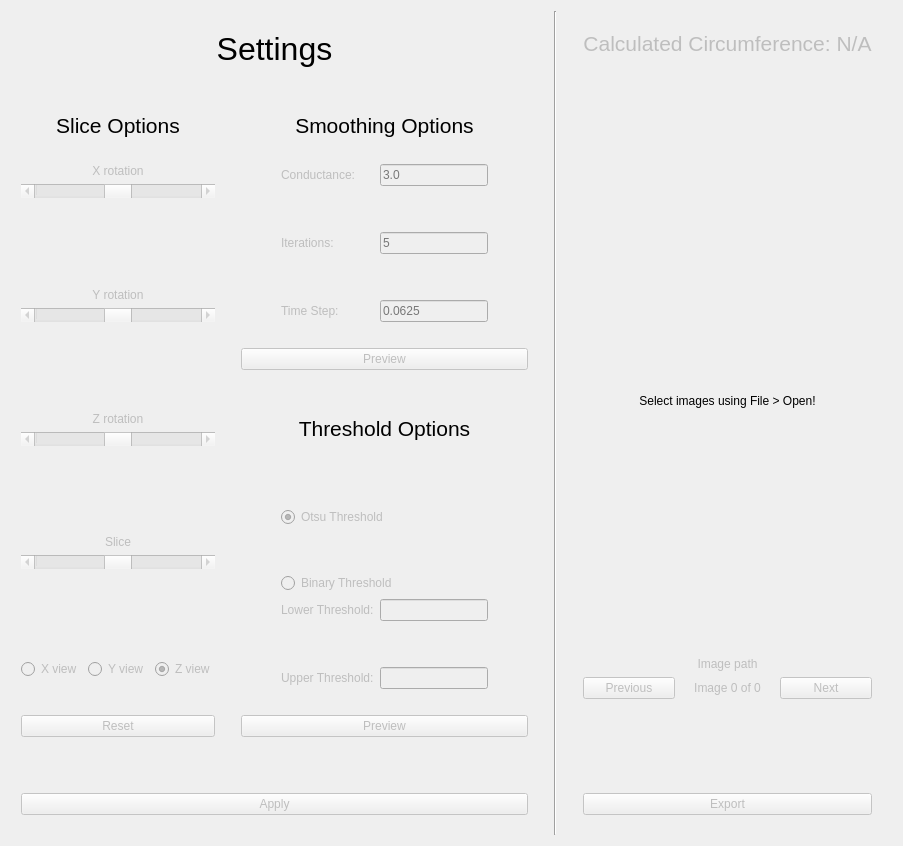
  <widget class="QWidget" name="centralwidget">
   <layout class="QHBoxLayout" name="horizontalLayout">
    <item>
     <layout class="QVBoxLayout" name="verticalLayout_8">
      <property name="leftMargin">
       <number>10</number>
      </property>
      <property name="topMargin">
       <number>20</number>
      </property>
      <property name="rightMargin">
       <number>20</number>
      </property>
      <property name="bottomMargin">
       <number>20</number>
      </property>
      <item>
       <widget class="QLabel" name="label">
        <property name="font">
         <font>
          <pointsize>24</pointsize>
         </font>
        </property>
        <property name="text">
         <string>Settings</string>
        </property>
        <property name="alignment">
         <set>Qt::AlignCenter</set>
        </property>
       </widget>
      </item>
      <item>
       <spacer name="verticalSpacer_10">
        <property name="orientation">
         <enum>Qt::Vertical</enum>
        </property>
        <property name="sizeType">
         <enum>QSizePolicy::MinimumExpanding</enum>
        </property>
        <property name="sizeHint" stdset="0">
         <size>
          <width>20</width>
          <height>40</height>
         </size>
        </property>
       </spacer>
      </item>
      <item>
       <layout class="QHBoxLayout" name="horizontalLayout_6">
        <item>
         <layout class="QVBoxLayout" name="verticalLayout_2">
          <property name="leftMargin">
           <number>0</number>
          </property>
          <property name="topMargin">
           <number>0</number>
          </property>
          <property name="rightMargin">
           <number>10</number>
          </property>
          <property name="bottomMargin">
           <number>10</number>
          </property>
          <item>
           <widget class="QLabel" name="label_10">
            <property name="sizePolicy">
             <sizepolicy hsizetype="Preferred" vsizetype="Fixed">
              <horstretch>0</horstretch>
              <verstretch>0</verstretch>
             </sizepolicy>
            </property>
            <property name="font">
             <font>
              <pointsize>16</pointsize>
             </font>
            </property>
            <property name="text">
             <string>Slice Options</string>
            </property>
            <property name="alignment">
             <set>Qt::AlignHCenter|Qt::AlignTop</set>
            </property>
           </widget>
          </item>
          <item>
           <spacer name="verticalSpacer_5">
            <property name="orientation">
             <enum>Qt::Vertical</enum>
            </property>
            <property name="sizeType">
             <enum>QSizePolicy::Fixed</enum>
            </property>
            <property name="sizeHint" stdset="0">
             <size>
              <width>20</width>
              <height>20</height>
             </size>
            </property>
           </spacer>
          </item>
          <item>
           <widget class="QLabel" name="x_rotation_label">
            <property name="enabled">
             <bool>false</bool>
            </property>
            <property name="text">
             <string>X rotation</string>
            </property>
            <property name="alignment">
             <set>Qt::AlignCenter</set>
            </property>
           </widget>
          </item>
          <item>
           <widget class="QScrollBar" name="x_slider">
            <property name="enabled">
             <bool>false</bool>
            </property>
            <property name="cursor">
             <cursorShape>ClosedHandCursor</cursorShape>
            </property>
            <property name="toolTip">
             <string>Control X rotation value. Left click on the left end or right end to decrease or increase angle by 1 degree.</string>
            </property>
            <property name="statusTip">
             <string>Control X rotation value. Left click on the left end or right end to decrease or increase angle by 1 degree.</string>
            </property>
            <property name="minimum">
             <number>-180</number>
            </property>
            <property name="maximum">
             <number>180</number>
            </property>
            <property name="orientation">
             <enum>Qt::Horizontal</enum>
            </property>
           </widget>
          </item>
          <item>
           <spacer name="verticalSpacer_4">
            <property name="orientation">
             <enum>Qt::Vertical</enum>
            </property>
            <property name="sizeHint" stdset="0">
             <size>
              <width>20</width>
              <height>40</height>
             </size>
            </property>
           </spacer>
          </item>
          <item>
           <widget class="QLabel" name="y_rotation_label">
            <property name="enabled">
             <bool>false</bool>
            </property>
            <property name="text">
             <string>Y rotation</string>
            </property>
            <property name="alignment">
             <set>Qt::AlignCenter</set>
            </property>
           </widget>
          </item>
          <item>
           <widget class="QScrollBar" name="y_slider">
            <property name="enabled">
             <bool>false</bool>
            </property>
            <property name="cursor">
             <cursorShape>ClosedHandCursor</cursorShape>
            </property>
            <property name="toolTip">
             <string>Control Y rotation value. Left click on the left end or right end to decrease or increase angle by 1 degree.</string>
            </property>
            <property name="statusTip">
             <string>Control Y rotation value. Left click on the left end or right end to decrease or increase angle by 1 degree.</string>
            </property>
            <property name="minimum">
             <number>-180</number>
            </property>
            <property name="maximum">
             <number>180</number>
            </property>
            <property name="orientation">
             <enum>Qt::Horizontal</enum>
            </property>
           </widget>
          </item>
          <item>
           <spacer name="verticalSpacer_3">
            <property name="orientation">
             <enum>Qt::Vertical</enum>
            </property>
            <property name="sizeHint" stdset="0">
             <size>
              <width>20</width>
              <height>40</height>
             </size>
            </property>
           </spacer>
          </item>
          <item>
           <widget class="QLabel" name="z_rotation_label">
            <property name="enabled">
             <bool>false</bool>
            </property>
            <property name="text">
             <string>Z rotation</string>
            </property>
            <property name="alignment">
             <set>Qt::AlignCenter</set>
            </property>
           </widget>
          </item>
          <item>
           <widget class="QScrollBar" name="z_slider">
            <property name="enabled">
             <bool>false</bool>
            </property>
            <property name="cursor">
             <cursorShape>ClosedHandCursor</cursorShape>
            </property>
            <property name="toolTip">
             <string>Control Z rotation value. Left click on the left end or right end to decrease or increase angle by 1 degree.</string>
            </property>
            <property name="statusTip">
             <string>Control Z rotation value. Left click on the left end or right end to decrease or increase angle by 1 degree.</string>
            </property>
            <property name="minimum">
             <number>-180</number>
            </property>
            <property name="maximum">
             <number>180</number>
            </property>
            <property name="orientation">
             <enum>Qt::Horizontal</enum>
            </property>
           </widget>
          </item>
          <item>
           <spacer name="verticalSpacer_2">
            <property name="orientation">
             <enum>Qt::Vertical</enum>
            </property>
            <property name="sizeHint" stdset="0">
             <size>
              <width>20</width>
              <height>40</height>
             </size>
            </property>
           </spacer>
          </item>
          <item>
           <widget class="QLabel" name="slice_num_label">
            <property name="enabled">
             <bool>false</bool>
            </property>
            <property name="text">
             <string>Slice</string>
            </property>
            <property name="alignment">
             <set>Qt::AlignCenter</set>
            </property>
           </widget>
          </item>
          <item>
           <widget class="QScrollBar" name="slice_slider">
            <property name="enabled">
             <bool>false</bool>
            </property>
            <property name="cursor">
             <cursorShape>ClosedHandCursor</cursorShape>
            </property>
            <property name="toolTip">
             <string>Control slice value. Left click on the left end or right end to decrease or increase by 1.</string>
            </property>
            <property name="statusTip">
             <string>Control slice value. Left click on the left end or right end to decrease or increase by 1.</string>
            </property>
            <property name="maximum">
             <number>180</number>
            </property>
            <property name="value">
             <number>90</number>
            </property>
            <property name="orientation">
             <enum>Qt::Horizontal</enum>
            </property>
           </widget>
          </item>
          <item>
           <spacer name="verticalSpacer_18">
            <property name="orientation">
             <enum>Qt::Vertical</enum>
            </property>
            <property name="sizeHint" stdset="0">
             <size>
              <width>20</width>
              <height>40</height>
             </size>
            </property>
           </spacer>
          </item>
          <item>
           <layout class="QHBoxLayout" name="horizontalLayout_9">
            <item>
             <widget class="QRadioButton" name="x_view_radio_button">
              <property name="enabled">
               <bool>false</bool>
              </property>
              <property name="text">
               <string>X view</string>
              </property>
              <property name="autoExclusive">
               <bool>false</bool>
              </property>
             </widget>
            </item>
            <item>
             <widget class="QRadioButton" name="y_view_radio_button">
              <property name="enabled">
               <bool>false</bool>
              </property>
              <property name="text">
               <string>Y view</string>
              </property>
              <property name="autoExclusive">
               <bool>false</bool>
              </property>
             </widget>
            </item>
            <item>
             <widget class="QRadioButton" name="z_view_radio_button">
              <property name="enabled">
               <bool>false</bool>
              </property>
              <property name="text">
               <string>Z view</string>
              </property>
              <property name="checked">
               <bool>true</bool>
              </property>
              <property name="autoExclusive">
               <bool>false</bool>
              </property>
             </widget>
            </item>
           </layout>
          </item>
          <item>
           <spacer name="verticalSpacer">
            <property name="orientation">
             <enum>Qt::Vertical</enum>
            </property>
            <property name="sizeType">
             <enum>QSizePolicy::Fixed</enum>
            </property>
            <property name="sizeHint" stdset="0">
             <size>
              <width>20</width>
              <height>30</height>
             </size>
            </property>
           </spacer>
          </item>
          <item>
           <widget class="QPushButton" name="reset_button">
            <property name="enabled">
             <bool>false</bool>
            </property>
            <property name="cursor">
             <cursorShape>ArrowCursor</cursorShape>
            </property>
            <property name="toolTip">
             <string>Reset rotation and slice values for the current image.</string>
            </property>
            <property name="statusTip">
             <string>Reset rotation and slice values for the current image.</string>
            </property>
            <property name="text">
             <string>Reset</string>
            </property>
           </widget>
          </item>
         </layout>
        </item>
        <item>
         <layout class="QVBoxLayout" name="verticalLayout_6">
          <property name="leftMargin">
           <number>10</number>
          </property>
          <property name="bottomMargin">
           <number>10</number>
          </property>
          <item>
           <layout class="QVBoxLayout" name="verticalLayout_3">
            <item>
             <widget class="QLabel" name="label_2">
              <property name="font">
               <font>
                <pointsize>16</pointsize>
               </font>
              </property>
              <property name="text">
               <string>Smoothing Options</string>
              </property>
              <property name="alignment">
               <set>Qt::AlignCenter</set>
              </property>
             </widget>
            </item>
            <item>
             <spacer name="verticalSpacer_6">
              <property name="orientation">
               <enum>Qt::Vertical</enum>
              </property>
              <property name="sizeType">
               <enum>QSizePolicy::MinimumExpanding</enum>
              </property>
              <property name="sizeHint" stdset="0">
               <size>
                <width>20</width>
                <height>20</height>
               </size>
              </property>
             </spacer>
            </item>
            <item>
             <layout class="QVBoxLayout" name="verticalLayout_7">
              <property name="leftMargin">
               <number>40</number>
              </property>
              <property name="rightMargin">
               <number>40</number>
              </property>
              <item>
               <layout class="QHBoxLayout" name="horizontalLayout_3">
                <item>
                 <widget class="QLabel" name="conductance_parameter_label">
                  <property name="enabled">
                   <bool>false</bool>
                  </property>
                  <property name="text">
                   <string>Conductance:</string>
                  </property>
                 </widget>
                </item>
                <item>
                 <widget class="QLineEdit" name="conductance_parameter_input">
                  <property name="enabled">
                   <bool>false</bool>
                  </property>
                  <property name="sizePolicy">
                   <sizepolicy hsizetype="Minimum" vsizetype="Fixed">
                    <horstretch>0</horstretch>
                    <verstretch>0</verstretch>
                   </sizepolicy>
                  </property>
                  <property name="minimumSize">
                   <size>
                    <width>15</width>
                    <height>0</height>
                   </size>
                  </property>
                  <property name="maxLength">
                   <number>10</number>
                  </property>
                  <property name="placeholderText">
                   <string>3.0</string>
                  </property>
                 </widget>
                </item>
               </layout>
              </item>
              <item>
               <spacer name="verticalSpacer_8">
                <property name="orientation">
                 <enum>Qt::Vertical</enum>
                </property>
                <property name="sizeHint" stdset="0">
                 <size>
                  <width>20</width>
                  <height>40</height>
                 </size>
                </property>
               </spacer>
              </item>
              <item>
               <layout class="QHBoxLayout" name="horizontalLayout_4">
                <item>
                 <widget class="QLabel" name="smoothing_iterations_label">
                  <property name="enabled">
                   <bool>false</bool>
                  </property>
                  <property name="text">
                   <string>Iterations:</string>
                  </property>
                 </widget>
                </item>
                <item>
                 <widget class="QLineEdit" name="smoothing_iterations_input">
                  <property name="enabled">
                   <bool>false</bool>
                  </property>
                  <property name="sizePolicy">
                   <sizepolicy hsizetype="Minimum" vsizetype="Fixed">
                    <horstretch>0</horstretch>
                    <verstretch>0</verstretch>
                   </sizepolicy>
                  </property>
                  <property name="minimumSize">
                   <size>
                    <width>15</width>
                    <height>0</height>
                   </size>
                  </property>
                  <property name="maxLength">
                   <number>10</number>
                  </property>
                  <property name="placeholderText">
                   <string>5</string>
                  </property>
                 </widget>
                </item>
               </layout>
              </item>
              <item>
               <spacer name="verticalSpacer_7">
                <property name="orientation">
                 <enum>Qt::Vertical</enum>
                </property>
                <property name="sizeHint" stdset="0">
                 <size>
                  <width>20</width>
                  <height>40</height>
                 </size>
                </property>
               </spacer>
              </item>
              <item>
               <layout class="QHBoxLayout" name="horizontalLayout_5">
                <item>
                 <widget class="QLabel" name="time_step_label">
                  <property name="enabled">
                   <bool>false</bool>
                  </property>
                  <property name="text">
                   <string>Time Step:</string>
                  </property>
                 </widget>
                </item>
                <item>
                 <widget class="QLineEdit" name="time_step_input">
                  <property name="enabled">
                   <bool>false</bool>
                  </property>
                  <property name="sizePolicy">
                   <sizepolicy hsizetype="Minimum" vsizetype="Fixed">
                    <horstretch>0</horstretch>
                    <verstretch>0</verstretch>
                   </sizepolicy>
                  </property>
                  <property name="minimumSize">
                   <size>
                    <width>15</width>
                    <height>0</height>
                   </size>
                  </property>
                  <property name="maxLength">
                   <number>10</number>
                  </property>
                  <property name="placeholderText">
                   <string>0.0625</string>
                  </property>
                 </widget>
                </item>
               </layout>
              </item>
             </layout>
            </item>
            <item>
             <spacer name="verticalSpacer_9">
              <property name="orientation">
               <enum>Qt::Vertical</enum>
              </property>
              <property name="sizeType">
               <enum>QSizePolicy::MinimumExpanding</enum>
              </property>
              <property name="sizeHint" stdset="0">
               <size>
                <width>20</width>
                <height>20</height>
               </size>
              </property>
             </spacer>
            </item>
            <item>
             <widget class="QPushButton" name="smoothing_preview_button">
              <property name="enabled">
               <bool>false</bool>
              </property>
              <property name="text">
               <string>Preview</string>
              </property>
             </widget>
            </item>
           </layout>
          </item>
          <item>
           <spacer name="verticalSpacer_19">
            <property name="orientation">
             <enum>Qt::Vertical</enum>
            </property>
            <property name="sizeType">
             <enum>QSizePolicy::MinimumExpanding</enum>
            </property>
            <property name="sizeHint" stdset="0">
             <size>
              <width>20</width>
              <height>40</height>
             </size>
            </property>
           </spacer>
          </item>
          <item>
           <layout class="QVBoxLayout" name="verticalLayout_4">
            <item>
             <widget class="QLabel" name="label_7">
              <property name="sizePolicy">
               <sizepolicy hsizetype="Preferred" vsizetype="Fixed">
                <horstretch>0</horstretch>
                <verstretch>0</verstretch>
               </sizepolicy>
              </property>
              <property name="font">
               <font>
                <pointsize>16</pointsize>
               </font>
              </property>
              <property name="text">
               <string>Threshold Options</string>
              </property>
              <property name="alignment">
               <set>Qt::AlignHCenter|Qt::AlignTop</set>
              </property>
             </widget>
            </item>
            <item>
             <spacer name="verticalSpacer_11">
              <property name="orientation">
               <enum>Qt::Vertical</enum>
              </property>
              <property name="sizeType">
               <enum>QSizePolicy::MinimumExpanding</enum>
              </property>
              <property name="sizeHint" stdset="0">
               <size>
                <width>20</width>
                <height>20</height>
               </size>
              </property>
             </spacer>
            </item>
            <item>
             <layout class="QVBoxLayout" name="verticalLayout_9">
              <property name="leftMargin">
               <number>40</number>
              </property>
              <property name="rightMargin">
               <number>40</number>
              </property>
              <item>
               <spacer name="verticalSpacer_12">
                <property name="orientation">
                 <enum>Qt::Vertical</enum>
                </property>
                <property name="sizeHint" stdset="0">
                 <size>
                  <width>20</width>
                  <height>40</height>
                 </size>
                </property>
               </spacer>
              </item>
              <item>
               <widget class="QRadioButton" name="otsu_radio_button">
                <property name="enabled">
                 <bool>false</bool>
                </property>
                <property name="text">
                 <string>Otsu Threshold</string>
                </property>
                <property name="checked">
                 <bool>true</bool>
                </property>
                <property name="autoExclusive">
                 <bool>false</bool>
                </property>
               </widget>
              </item>
              <item>
               <spacer name="verticalSpacer_13">
                <property name="orientation">
                 <enum>Qt::Vertical</enum>
                </property>
                <property name="sizeHint" stdset="0">
                 <size>
                  <width>20</width>
                  <height>40</height>
                 </size>
                </property>
               </spacer>
              </item>
              <item>
               <widget class="QRadioButton" name="binary_radio_button">
                <property name="enabled">
                 <bool>false</bool>
                </property>
                <property name="text">
                 <string>Binary Threshold</string>
                </property>
                <property name="autoExclusive">
                 <bool>false</bool>
                </property>
               </widget>
              </item>
              <item>
               <layout class="QVBoxLayout" name="verticalLayout_5">
                <item>
                 <layout class="QHBoxLayout" name="horizontalLayout_8">
                  <item>
                   <widget class="QLabel" name="label_9">
                    <property name="enabled">
                     <bool>false</bool>
                    </property>
                    <property name="text">
                     <string>Lower Threshold:</string>
                    </property>
                   </widget>
                  </item>
                  <item>
                   <widget class="QLineEdit" name="lineEdit_5">
                    <property name="enabled">
                     <bool>false</bool>
                    </property>
                    <property name="sizePolicy">
                     <sizepolicy hsizetype="Minimum" vsizetype="Fixed">
                      <horstretch>0</horstretch>
                      <verstretch>0</verstretch>
                     </sizepolicy>
                    </property>
                    <property name="minimumSize">
                     <size>
                      <width>15</width>
                      <height>0</height>
                     </size>
                    </property>
                   </widget>
                  </item>
                 </layout>
                </item>
                <item>
                 <spacer name="verticalSpacer_15">
                  <property name="orientation">
                   <enum>Qt::Vertical</enum>
                  </property>
                  <property name="sizeHint" stdset="0">
                   <size>
                    <width>20</width>
                    <height>40</height>
                   </size>
                  </property>
                 </spacer>
                </item>
                <item>
                 <layout class="QHBoxLayout" name="horizontalLayout_7">
                  <item>
                   <widget class="QLabel" name="label_8">
                    <property name="enabled">
                     <bool>false</bool>
                    </property>
                    <property name="text">
                     <string>Upper Threshold:</string>
                    </property>
                   </widget>
                  </item>
                  <item>
                   <widget class="QLineEdit" name="lineEdit_4">
                    <property name="enabled">
                     <bool>false</bool>
                    </property>
                    <property name="sizePolicy">
                     <sizepolicy hsizetype="Minimum" vsizetype="Fixed">
                      <horstretch>0</horstretch>
                      <verstretch>0</verstretch>
                     </sizepolicy>
                    </property>
                    <property name="minimumSize">
                     <size>
                      <width>15</width>
                      <height>0</height>
                     </size>
                    </property>
                   </widget>
                  </item>
                 </layout>
                </item>
               </layout>
              </item>
             </layout>
            </item>
            <item>
             <spacer name="verticalSpacer_14">
              <property name="orientation">
               <enum>Qt::Vertical</enum>
              </property>
              <property name="sizeType">
               <enum>QSizePolicy::MinimumExpanding</enum>
              </property>
              <property name="sizeHint" stdset="0">
               <size>
                <width>20</width>
                <height>20</height>
               </size>
              </property>
             </spacer>
            </item>
            <item>
             <widget class="QPushButton" name="threshold_preview_button">
              <property name="enabled">
               <bool>false</bool>
              </property>
              <property name="text">
               <string>Preview</string>
              </property>
             </widget>
            </item>
           </layout>
          </item>
         </layout>
        </item>
       </layout>
      </item>
      <item>
       <spacer name="verticalSpacer_20">
        <property name="orientation">
         <enum>Qt::Vertical</enum>
        </property>
        <property name="sizeType">
         <enum>QSizePolicy::MinimumExpanding</enum>
        </property>
        <property name="sizeHint" stdset="0">
         <size>
          <width>20</width>
          <height>40</height>
         </size>
        </property>
       </spacer>
      </item>
      <item>
       <widget class="QPushButton" name="apply_button">
        <property name="enabled">
         <bool>false</bool>
        </property>
        <property name="cursor">
         <cursorShape>ArrowCursor</cursorShape>
        </property>
        <property name="toolTip">
         <string>Compute circumference using current settings.</string>
        </property>
        <property name="statusTip">
         <string>Compute circumference using current settings.</string>
        </property>
        <property name="text">
         <string>Apply</string>
        </property>
        <property name="checkable">
         <bool>false</bool>
        </property>
       </widget>
      </item>
     </layout>
    </item>
    <item>
     <widget class="Line" name="line">
      <property name="orientation">
       <enum>Qt::Vertical</enum>
      </property>
     </widget>
    </item>
    <item>
     <layout class="QVBoxLayout" name="verticalLayout">
      <property name="leftMargin">
       <number>20</number>
      </property>
      <property name="topMargin">
       <number>20</number>
      </property>
      <property name="rightMargin">
       <number>20</number>
      </property>
      <property name="bottomMargin">
       <number>20</number>
      </property>
      <item>
       <widget class="QLabel" name="circumference_label">
        <property name="enabled">
         <bool>false</bool>
        </property>
        <property name="font">
         <font>
          <pointsize>16</pointsize>
         </font>
        </property>
        <property name="text">
         <string>Calculated Circumference: N/A</string>
        </property>
        <property name="alignment">
         <set>Qt::AlignCenter</set>
        </property>
       </widget>
      </item>
      <item>
       <spacer name="verticalSpacer_17">
        <property name="orientation">
         <enum>Qt::Vertical</enum>
        </property>
        <property name="sizeHint" stdset="0">
         <size>
          <width>20</width>
          <height>40</height>
         </size>
        </property>
       </spacer>
      </item>
      <item>
       <widget class="QLabel" name="image">
        <property name="enabled">
         <bool>true</bool>
        </property>
        <property name="minimumSize">
         <size>
          <width>0</width>
          <height>500</height>
         </size>
        </property>
        <property name="sizeIncrement">
         <size>
          <width>0</width>
          <height>0</height>
         </size>
        </property>
        <property name="statusTip">
         <string>Image path is displayed here.</string>
        </property>
        <property name="text">
         <string>Select images using File &gt; Open!</string>
        </property>
        <property name="scaledContents">
         <bool>true</bool>
        </property>
        <property name="alignment">
         <set>Qt::AlignCenter</set>
        </property>
       </widget>
      </item>
      <item>
       <widget class="QLabel" name="image_path_label">
        <property name="enabled">
         <bool>false</bool>
        </property>
        <property name="text">
         <string>Image path</string>
        </property>
        <property name="alignment">
         <set>Qt::AlignCenter</set>
        </property>
       </widget>
      </item>
      <item>
       <layout class="QHBoxLayout" name="horizontalLayout_2">
        <item>
         <widget class="QPushButton" name="previous_button">
          <property name="enabled">
           <bool>false</bool>
          </property>
          <property name="cursor">
           <cursorShape>ArrowCursor</cursorShape>
          </property>
          <property name="toolTip">
           <string>Previous image.</string>
          </property>
          <property name="statusTip">
           <string>Previous image.</string>
          </property>
          <property name="text">
           <string>Previous</string>
          </property>
         </widget>
        </item>
        <item>
         <widget class="QLabel" name="image_num_label">
          <property name="enabled">
           <bool>false</bool>
          </property>
          <property name="text">
           <string>Image 0 of 0</string>
          </property>
          <property name="alignment">
           <set>Qt::AlignCenter</set>
          </property>
         </widget>
        </item>
        <item>
         <widget class="QPushButton" name="next_button">
          <property name="enabled">
           <bool>false</bool>
          </property>
          <property name="cursor">
           <cursorShape>ArrowCursor</cursorShape>
          </property>
          <property name="toolTip">
           <string>Next image.</string>
          </property>
          <property name="statusTip">
           <string>Next image.</string>
          </property>
          <property name="text">
           <string>Next</string>
          </property>
         </widget>
        </item>
       </layout>
      </item>
      <item>
       <spacer name="verticalSpacer_16">
        <property name="orientation">
         <enum>Qt::Vertical</enum>
        </property>
        <property name="sizeHint" stdset="0">
         <size>
          <width>20</width>
          <height>40</height>
         </size>
        </property>
       </spacer>
      </item>
      <item>
       <widget class="QPushButton" name="export_button">
        <property name="enabled">
         <bool>false</bool>
        </property>
        <property name="text">
         <string>Export</string>
        </property>
       </widget>
      </item>
     </layout>
    </item>
   </layout>
  </widget>
